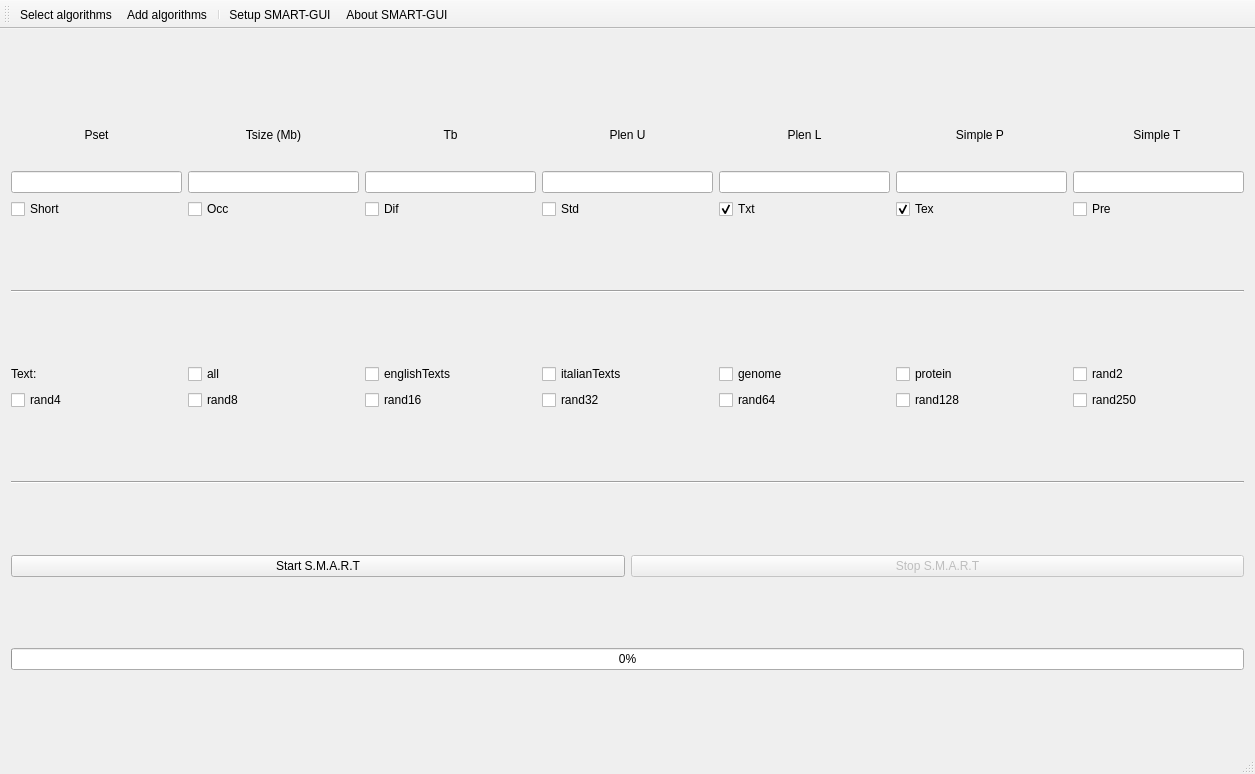
<?xml version="1.0" encoding="UTF-8"?>
<ui version="4.0">
 <class>MainWindow</class>
 <widget class="QMainWindow" name="MainWindow">
  <property name="windowModality">
   <enum>Qt::NonModal</enum>
  </property>
  <property name="geometry">
   <rect>
    <x>0</x>
    <y>0</y>
    <width>1255</width>
    <height>774</height>
   </rect>
  </property>
  <property name="sizePolicy">
   <sizepolicy hsizetype="Preferred" vsizetype="Preferred">
    <horstretch>0</horstretch>
    <verstretch>0</verstretch>
   </sizepolicy>
  </property>
  <property name="windowTitle">
   <string>SMART-GUI</string>
  </property>
  <property name="autoFillBackground">
   <bool>false</bool>
  </property>
  <property name="dockOptions">
   <set>QMainWindow::AllowTabbedDocks|QMainWindow::AnimatedDocks</set>
  </property>
  <widget class="QWidget" name="centralWidget">
   <layout class="QVBoxLayout" name="verticalLayout">
    <item>
     <layout class="QGridLayout" name="gridLayout" rowstretch="0,0,0,0,0">
      <property name="sizeConstraint">
       <enum>QLayout::SetDefaultConstraint</enum>
      </property>
      <item row="0" column="0">
       <widget class="QLabel" name="Pset_label">
        <property name="maximumSize">
         <size>
          <width>16777215</width>
          <height>60</height>
         </size>
        </property>
        <property name="layoutDirection">
         <enum>Qt::LeftToRight</enum>
        </property>
        <property name="text">
         <string>Pset</string>
        </property>
        <property name="alignment">
         <set>Qt::AlignCenter</set>
        </property>
       </widget>
      </item>
      <item row="0" column="1">
       <widget class="QLabel" name="Tsize_label">
        <property name="maximumSize">
         <size>
          <width>16777215</width>
          <height>60</height>
         </size>
        </property>
        <property name="text">
         <string>Tsize (Mb)</string>
        </property>
        <property name="alignment">
         <set>Qt::AlignCenter</set>
        </property>
       </widget>
      </item>
      <item row="0" column="3">
       <widget class="QLabel" name="PlenU_label">
        <property name="maximumSize">
         <size>
          <width>16777215</width>
          <height>60</height>
         </size>
        </property>
        <property name="text">
         <string>Plen U</string>
        </property>
        <property name="alignment">
         <set>Qt::AlignCenter</set>
        </property>
       </widget>
      </item>
      <item row="1" column="1">
       <widget class="QLineEdit" name="Tsize_lineEdit"/>
      </item>
      <item row="0" column="2">
       <widget class="QLabel" name="Tb_label">
        <property name="maximumSize">
         <size>
          <width>16777215</width>
          <height>60</height>
         </size>
        </property>
        <property name="text">
         <string>Tb</string>
        </property>
        <property name="alignment">
         <set>Qt::AlignCenter</set>
        </property>
       </widget>
      </item>
      <item row="1" column="2">
       <widget class="QLineEdit" name="Tb_lineEdit"/>
      </item>
      <item row="1" column="6">
       <widget class="QLineEdit" name="SimpleT_lineEdit">
        <property name="maxLength">
         <number>100</number>
        </property>
       </widget>
      </item>
      <item row="1" column="5">
       <widget class="QLineEdit" name="SimpleP_lineEdit">
        <property name="maxLength">
         <number>1000</number>
        </property>
       </widget>
      </item>
      <item row="1" column="4">
       <widget class="QLineEdit" name="PlenL_lineEdit"/>
      </item>
      <item row="0" column="6">
       <widget class="QLabel" name="SimpleT_label">
        <property name="maximumSize">
         <size>
          <width>16777215</width>
          <height>60</height>
         </size>
        </property>
        <property name="text">
         <string>Simple T </string>
        </property>
        <property name="alignment">
         <set>Qt::AlignCenter</set>
        </property>
       </widget>
      </item>
      <item row="0" column="5">
       <widget class="QLabel" name="SimpleP_label">
        <property name="maximumSize">
         <size>
          <width>16777215</width>
          <height>60</height>
         </size>
        </property>
        <property name="text">
         <string>Simple P </string>
        </property>
        <property name="alignment">
         <set>Qt::AlignCenter</set>
        </property>
       </widget>
      </item>
      <item row="0" column="4">
       <widget class="QLabel" name="PlenL_label">
        <property name="maximumSize">
         <size>
          <width>16777215</width>
          <height>60</height>
         </size>
        </property>
        <property name="text">
         <string>Plen L</string>
        </property>
        <property name="alignment">
         <set>Qt::AlignCenter</set>
        </property>
       </widget>
      </item>
      <item row="1" column="0">
       <widget class="QLineEdit" name="Pset_lineEdit"/>
      </item>
      <item row="1" column="3">
       <widget class="QLineEdit" name="PlenU_lineEdit"/>
      </item>
      <item row="2" column="0">
       <widget class="QCheckBox" name="Short_checkBox">
        <property name="text">
         <string>Short</string>
        </property>
        <property name="checked">
         <bool>false</bool>
        </property>
       </widget>
      </item>
      <item row="2" column="1">
       <widget class="QCheckBox" name="Occ_checkBox">
        <property name="text">
         <string>Occ</string>
        </property>
       </widget>
      </item>
      <item row="2" column="2">
       <widget class="QCheckBox" name="Dif_checkBox">
        <property name="text">
         <string>Dif</string>
        </property>
       </widget>
      </item>
      <item row="2" column="3">
       <widget class="QCheckBox" name="Std_checkBox">
        <property name="text">
         <string>Std</string>
        </property>
       </widget>
      </item>
      <item row="2" column="4">
       <widget class="QCheckBox" name="Txt_checkBox">
        <property name="text">
         <string>Txt</string>
        </property>
        <property name="checked">
         <bool>true</bool>
        </property>
        <property name="tristate">
         <bool>false</bool>
        </property>
       </widget>
      </item>
      <item row="2" column="5">
       <widget class="QCheckBox" name="Tex_checkBox">
        <property name="text">
         <string>Tex</string>
        </property>
        <property name="checked">
         <bool>true</bool>
        </property>
       </widget>
      </item>
      <item row="2" column="6">
       <widget class="QCheckBox" name="Pre_checkBox">
        <property name="text">
         <string>Pre</string>
        </property>
       </widget>
      </item>
     </layout>
    </item>
    <item>
     <widget class="Line" name="line">
      <property name="orientation">
       <enum>Qt::Horizontal</enum>
      </property>
     </widget>
    </item>
    <item>
     <layout class="QGridLayout" name="text_gridLayout">
      <item row="0" column="1">
       <widget class="QCheckBox" name="AllCheckBox">
        <property name="text">
         <string>all</string>
        </property>
       </widget>
      </item>
      <item row="0" column="4">
       <widget class="QCheckBox" name="genomeCheckBox">
        <property name="text">
         <string>genome</string>
        </property>
       </widget>
      </item>
      <item row="0" column="0">
       <widget class="QLabel" name="label">
        <property name="text">
         <string>Text:</string>
        </property>
       </widget>
      </item>
      <item row="0" column="5">
       <widget class="QCheckBox" name="proteinCheckBox">
        <property name="text">
         <string>protein</string>
        </property>
       </widget>
      </item>
      <item row="0" column="6">
       <widget class="QCheckBox" name="rand2CheckBox">
        <property name="text">
         <string>rand2</string>
        </property>
       </widget>
      </item>
      <item row="0" column="2">
       <widget class="QCheckBox" name="englishTextsCheckBox">
        <property name="text">
         <string>englishTexts</string>
        </property>
       </widget>
      </item>
      <item row="0" column="3">
       <widget class="QCheckBox" name="italianTextsCheckBox">
        <property name="text">
         <string>italianTexts</string>
        </property>
       </widget>
      </item>
      <item row="1" column="0">
       <widget class="QCheckBox" name="rand4CheckBox">
        <property name="text">
         <string>rand4</string>
        </property>
       </widget>
      </item>
      <item row="1" column="1">
       <widget class="QCheckBox" name="rand8CheckBox">
        <property name="text">
         <string>rand8</string>
        </property>
       </widget>
      </item>
      <item row="1" column="2">
       <widget class="QCheckBox" name="rand16CheckBox">
        <property name="text">
         <string>rand16</string>
        </property>
       </widget>
      </item>
      <item row="1" column="3">
       <widget class="QCheckBox" name="rand32CheckBox">
        <property name="text">
         <string>rand32</string>
        </property>
       </widget>
      </item>
      <item row="1" column="4">
       <widget class="QCheckBox" name="rand64CheckBox">
        <property name="text">
         <string>rand64</string>
        </property>
       </widget>
      </item>
      <item row="1" column="5">
       <widget class="QCheckBox" name="rand128CheckBox">
        <property name="text">
         <string>rand128</string>
        </property>
       </widget>
      </item>
      <item row="1" column="6">
       <widget class="QCheckBox" name="rand250CheckBox">
        <property name="text">
         <string>rand250</string>
        </property>
       </widget>
      </item>
     </layout>
    </item>
    <item>
     <widget class="Line" name="line_2">
      <property name="orientation">
       <enum>Qt::Horizontal</enum>
      </property>
     </widget>
    </item>
    <item>
     <layout class="QHBoxLayout" name="horizontalLayout">
      <item>
       <widget class="QPushButton" name="start_pushButton">
        <property name="text">
         <string>Start S.M.A.R.T</string>
        </property>
        <property name="iconSize">
         <size>
          <width>16</width>
          <height>16</height>
         </size>
        </property>
       </widget>
      </item>
      <item>
       <widget class="QPushButton" name="stop_pushButton">
        <property name="enabled">
         <bool>false</bool>
        </property>
        <property name="text">
         <string>Stop S.M.A.R.T</string>
        </property>
       </widget>
      </item>
     </layout>
    </item>
    <item>
     <widget class="QProgressBar" name="progressBar">
      <property name="value">
       <number>0</number>
      </property>
     </widget>
    </item>
    <item>
     <layout class="QHBoxLayout" name="horizontalLayout_2">
      <property name="sizeConstraint">
       <enum>QLayout::SetFixedSize</enum>
      </property>
     </layout>
    </item>
   </layout>
  </widget>
  <widget class="QToolBar" name="mainToolBar">
   <attribute name="toolBarArea">
    <enum>TopToolBarArea</enum>
   </attribute>
   <attribute name="toolBarBreak">
    <bool>false</bool>
   </attribute>
   <addaction name="actionSelect_algorithms"/>
   <addaction name="actionAdd_Algorithms"/>
   <addaction name="separator"/>
   <addaction name="actionSetup_SMART_GUI"/>
   <addaction name="actionAbout_SMART_GUI"/>
  </widget>
  <widget class="QStatusBar" name="statusBar"/>
  <action name="actionSelect_algorithms">
   <property name="text">
    <string>Select algorithms</string>
   </property>
  </action>
  <action name="actionAbout_SMART_GUI">
   <property name="text">
    <string>About SMART-GUI</string>
   </property>
  </action>
  <action name="actionAdd_Algorithms">
   <property name="text">
    <string>Add algorithms</string>
   </property>
  </action>
  <action name="actionSetup_SMART_GUI">
   <property name="text">
    <string>Setup SMART-GUI</string>
   </property>
   <property name="toolTip">
    <string>Setup SMART-GUI</string>
   </property>
  </action>
 </widget>
 <layoutdefault spacing="6" margin="11"/>
 <tabstops>
  <tabstop>Pset_lineEdit</tabstop>
  <tabstop>Tsize_lineEdit</tabstop>
  <tabstop>Tb_lineEdit</tabstop>
  <tabstop>PlenU_lineEdit</tabstop>
  <tabstop>PlenL_lineEdit</tabstop>
  <tabstop>SimpleP_lineEdit</tabstop>
  <tabstop>SimpleT_lineEdit</tabstop>
 </tabstops>
 <resources/>
 <connections/>
</ui>
